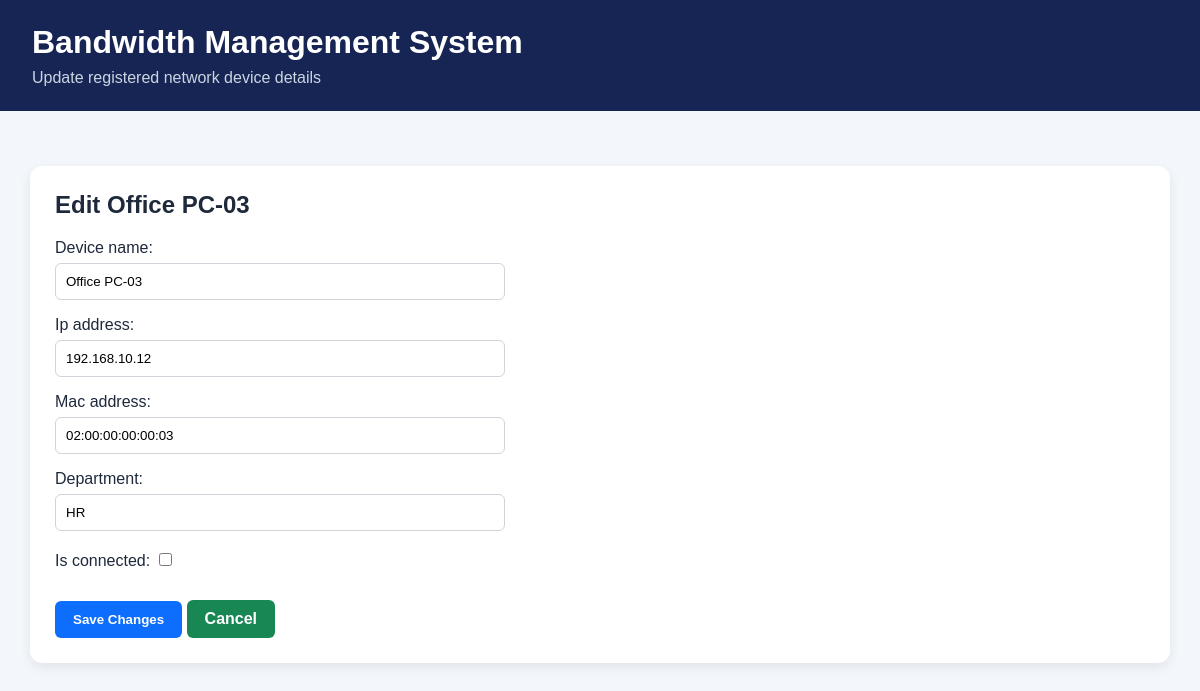
/edit-device/3/ (signed in), run on the app's committed database.
### dashboard/models.py (models this page shows, shortened)
class Device(models.Model):
    device_name = models.CharField(max_length=100)
    ip_address = models.GenericIPAddressField(unique=True)
    mac_address = models.CharField(max_length=17, unique=True)
    department = models.CharField(max_length=100)
    is_connected = models.BooleanField(default=False)
    date_added = models.DateTimeField(auto_now_add=True)

### dashboard/views.py (the view, shortened to what this page needs)
@login_required
def edit_device(request, device_id):
    device = get_object_or_404(Device, id=device_id)
    device_form = DeviceForm(instance=device)
    return render(
        request,
        "dashboard/edit_device.html",
        {
            "device_form": device_form,
            "device": device,
        },
    )

### dashboard/forms.py
class DeviceForm(forms.ModelForm):
    class Meta:
        model = Device
        fields = [
            "device_name",
            "ip_address",
            "mac_address",
            "department",
            "is_connected",
        ]
        widgets = {
            "device_name": forms.TextInput(attrs={
                "placeholder": "e.g. Office-PC-02"
            }),
            "ip_address": forms.TextInput(attrs={
                "placeholder": "e.g. 192.168.10.11"
            }),
            "mac_address": forms.TextInput(attrs={
                "placeholder": "e.g. 02:00:00:00:00:02"
            }),
            "department": forms.TextInput(attrs={
                "placeholder": "e.g. Finance"
            }),
        }

### dashboard/templates/dashboard/edit_device.html (shortened to what this page needs)
<!DOCTYPE html>
<html lang="en">
<head>
    {% load static %}
    <link rel="stylesheet" href="{% static 'dashboard/style.css' %}">
</head>
<body>
    <header>
        <h1>Bandwidth Management System</h1>
        <p>Update registered network device details</p>
    </header>
    <main>
        <section class="device-registration-card">
            <h2>Edit {{ device.device_name }}</h2>
            <form method="post">
                {{ device_form.as_p }}
                <button type="submit" class="register-button">
                    Save Changes
                </button>
                <a href="{% url 'home' %}" class="export-button">
                    Cancel
                </a>
            </form>
        </section>
    </main>
</body>
</html>

### dashboard/static/dashboard/style.css (style rules this page uses)
* { box-sizing: border-box; }
body { margin: 0; font-family: Arial, sans-serif; background: #f3f6fb; color: #1e293b; }
header { background: #172554; color: white; padding: 24px 32px; }
header h1 { margin: 0 0 8px; }
header p { margin: 0; color: #cbd5e1; }
main { padding: 30px; }
h2 { margin-top: 0; }
.export-button { display: inline-block; margin-top: 15px; padding: 10px 18px; background-color: #198754; color: white; text-decoration: none; border-radius: 6px; font-weight: bold; transition: background-color 0.3s ease; }
.device-registration-card { background: white; padding: 25px; margin: 25px 0; border-radius: 12px; box-shadow: 0 4px 12px rgba(0, 0, 0, 0.08); }
.device-registration-card h2 { margin-top: 0; margin-bottom: 20px; }
.device-registration-card form p { margin-bottom: 15px; }
.device-registration-card input[type="text"], .device-registration-card input[type="checkbox"] { margin-top: 6px; }
.device-registration-card input[type="text"] { display: block; width: 100%; max-width: 450px; padding: 10px; border: 1px solid #ced4da; border-radius: 6px; box-sizing: border-box; }
.register-button { background-color: #0d6efd; color: white; border: none; padding: 11px 18px; border-radius: 6px; cursor: pointer; font-weight: bold; }

### data on the page
Device: device_name "Office PC-03", ip_address "192.168.10.12", mac_address "02:00:00:00:00:03", department "HR"
